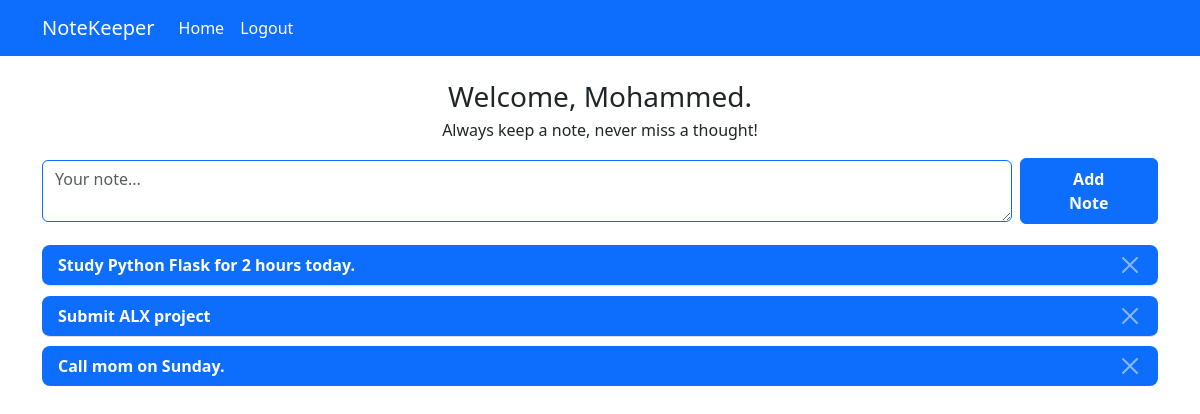
Screenshot of / (signed in) with the database file from the repository.
### website/models.py (models this page shows)
class User(db.Model, UserMixin):
    id = db.Column(db.Integer, primary_key=True)
    email = db.Column(db.String(150), unique=True)
    password = db.Column(db.String(150))
    full_name = db.Column(db.String(150))
    notes = db.relationship('Note')

class Note(db.Model):
    id = db.Column(db.Integer, primary_key=True)
    data = db.Column(db.String(10000))
    date = db.Column(db.DateTime(timezone=True), default=func.now())
    user_id = db.Column(db.Integer, db.ForeignKey('user.id'))

### website/views.py (the view, shortened to what this page needs)
@views.route('/', methods=['GET','POST'])
@login_required
def home():
    return render_template("home.html", user=current_user)

### website/__init__.py (called while the page is built)
def create_app():
    app = Flask(__name__)
    app.config["SECRET_KEY"] = "secert_key"
    app.config["SQLALCHEMY_DATABASE_URI"] = f'sqlite:///{DB_NAME}'
    db.init_app(app)
    from .views import views
    from .auth import auth
    app.register_blueprint(views, url_prefix='/')
    app.register_blueprint(auth, url_prefix='/')
    from .models import User, Note
    create_database(app)
    login_manager = LoginManager()
    login_manager.login_view = 'auth.login'
    login_manager.init_app(app)
    @login_manager.user_loader
    def load_user(id):
        return User.query.get(int(id))
    return app

### website/templates/home.html
{% extends "base.html" %} {% block title %}Home{% endblock %} {% block content
%}
<h3 align="center">Welcome, {{user.full_name.split()[0]}}.</h3>
<p align="center">Always keep a note, never miss a thought!</p>
<form method="POST" class="home-form">
  <textarea
    name="note"
    id="note"
    class="form-control"
    placeholder="Your note..."
  ></textarea>
  <div align="center">
    <button type="submit" class="btn btn-primary">Add Note</button>
  </div>
</form>
<ul class="list-group list-group-flush" id="notes">
  {% for note in user.notes[::-1] %}
  <li class="list-group-item">
    {{ note.data }}
    <button
      type="button"
      class="btn-close btn-close-white"
      onClick="deleteNote({{ note.id }})"
      aria-label="Close"
    ></button>
  </li>
  {% endfor%}
</ul>
{% endblock %}

### website/static/style.css (style rules this page uses)
body { width: 100%; height: 100vh; }
h3 { margin: 1.5rem 0 0.3rem; }
.home-form { display: grid; grid-template-columns: 7fr 1fr; align-items: center; align-content: center; gap: 0.5rem; margin: 0 auto; }
.home-form button { padding: 0.5rem 2rem; font-weight: 700; float: right; }
.home-form textarea { border: 1px solid #0d6efd; outline: none; }
#notes { margin: 1rem 0; }
#notes li { background-color: #0d6efd; color: #fff; font-weight: bold; border-radius: 0.5rem; margin: 0.3rem 0; }
button[type="button"] { float: right; color: #fff !important; border-radius: 0.3rem; }

### rows the page displays
User: full_name "Mohammed"
Note: data "Study Python Flask for 2 hours today."
Note: data "Submit ALX project"
Note: data "Call mom on Sunday."
